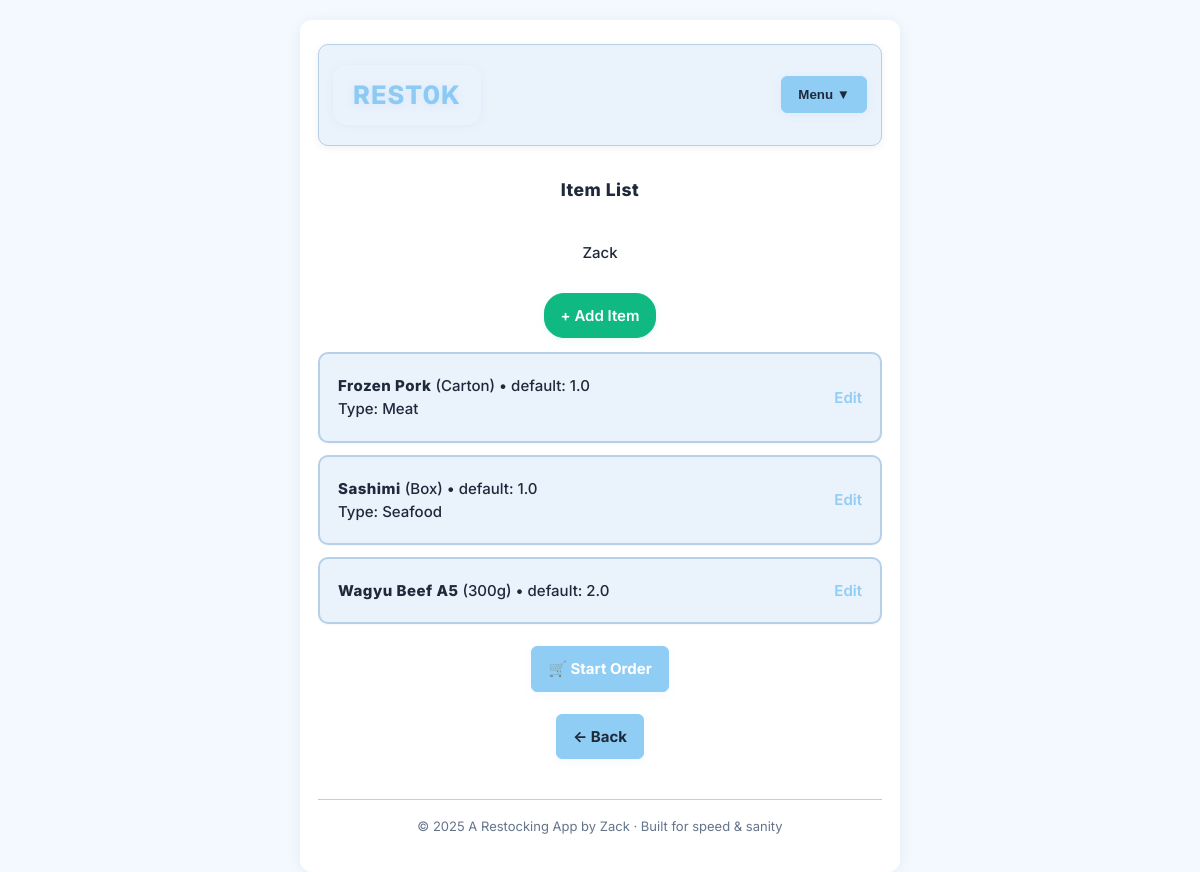
Page /suppliers/1/items on the committed database.
### models.py (models this page shows)
class Supplier(db.Model):
    __tablename__ = "suppliers"
    id = db.Column(db.Integer, primary_key=True)
    name = db.Column(db.String(100), nullable=False)
    email = db.Column(db.String(100), nullable=True)
    phone = db.Column(db.String(20), nullable=False)
    category = db.Column(db.String(64))
    notes = db.Column(db.Text, nullable=True)
    items = db.relationship("Item", backref="supplier", cascade="all, delete-orphan")

class Item(db.Model):
    __tablename__ = "items"
    id = db.Column(db.Integer, primary_key=True)
    supplier_id = db.Column(db.Integer, db.ForeignKey("suppliers.id"), nullable=False)
    name = db.Column(db.String(160), nullable=False)
    unit = db.Column(db.String(32), nullable=False)  # kg, pkt, carton, tin
    default_qty = db.Column(db.Float, nullable=False, default=1)
    item_type = db.Column(db.String(64), nullable=True)  # Dry, Frozen, Vegetables, etc.
    active = db.Column(db.Boolean, nullable=False, default=True)
    __table_args__ = (
        db.UniqueConstraint("supplier_id", "name", name="uq_item_per_supplier"),
    )

### app.py (the view)
    @app.get("/suppliers/<int:supplier_id>/items")
    def supplier_items(supplier_id):
        supplier = Supplier.query.get_or_404(supplier_id)
        items = (
            Item.query.filter_by(supplier_id=supplier.id, active=True)
            .order_by(Item.name.asc())
            .all()
        )
        return render_template("items_list.html", supplier=supplier, items=items)

### templates/items_list.html
{% extends "base.html" %}
{% block content %}
<h3> Item List </h3>
<p>{{ supplier.name }}</p>
<div class="row">
  <a href="/suppliers/{{ supplier.id }}/items/new" class="btn btn-add-item">+ Add Item</a>
</div>
<div class="grid">
  {% for it in items %}
  <div class="card row">
    <div style="flex:1">
      <div><strong>{{ it.name }}</strong> ({{ it.unit }}) • default: {{ it.default_qty }}</div>
      {% if it.item_type %}<div>Type: {{ it.item_type }}</div>{% endif %}
    </div>
    <a href="/items/{{ it.id }}/edit">Edit</a>
  </div>
  {% else %}
  <div class="card">No items yet. Add your first one.</div>
  {% endfor %}
</div>
<div class="row" style="margin: 8px 0;">
  <a href="/suppliers/{{ supplier.id }}/order" class="btn primary" style="color:#fff;">🛒 Start Order</a>
</div>
<div class="row" style="margin-bottom: 16px;">
  <a href="{{ url_for('suppliers_list') }}" class="btn" style="margin-left:0;">
    ← Back
  </a>
</div>
{% set back_url = url_for('suppliers_list') %}
{% endblock %}

### static/style.css (style rules this page uses)
*, *::before, *::after { box-sizing: border-box; }
html, body { height: 100%; margin: 0; font: var(--fs)/1.55 var(--font); color: var(--text); background: var(--bg); padding: 0; }
:root { --bg: #f4f8ff; --card: #eaf2fb; --text: #1e293b; --muted: #64748b; --brand: #90cdf4; --brand-600: #60a5fa; --accent: #90cdf4; --accent-600: #60a5fa; --border: #b6d0ea; --ring: rgba(96, 165, 250, .18); --shadow-sm: 0 1px 2px rgba(16, 24, 40, .04); --shadow: 0 2px 8px rgba(16, 24, 40, .06); --radius-sm: 6px; --radius: 10px; --radius-lg: 14px; --font: "Inter", system-ui, -apple-system, Segoe UI, Roboto, "Helvetica Neue", Arial, sans-serif; --fs-xs: 12px; --fs-sm: 13px; --fs: 15px; --fs-md: 16px; --fs-lg: 18px; --fs-xl: 22px; --sp-1: 6px; --sp-2: 10px; --sp-3: 12px; --sp-4: 14px; --sp-5: 16px; --sp-6: 20px; --sp-8: 24px; }
body { padding: var(--sp-6); -webkit-font-smoothing: antialiased; -moz-osx-font-smoothing: grayscale; }
.btn { display: inline-flex; align-items: center; gap: 8px; padding: 10px 16px; border-radius: var(--radius-sm); border: 1px solid var(--brand); background: linear-gradient(90deg, var(--brand) 70%, var(--accent) 100%); color: #1e293b; text-decoration: none; cursor: pointer; font-weight: 700; box-shadow: 0 2px 8px rgba(96,165,250,0.08); transition: background .15s, border-color .15s, box-shadow .15s; }
.btn.primary { background: linear-gradient(90deg, var(--accent) 60%, var(--brand) 100%); border-color: var(--accent); color: #fff; }
.card { background: var(--card); border: 2px solid var(--border); border-radius: var(--radius); box-shadow: var(--shadow-sm); padding: 20px 18px; overflow-wrap: break-word; word-break: break-word; box-sizing: border-box; }
.grid { display: flex; flex-direction: column; gap: var(--sp-3); width: 100%; align-items: center; }
.row { display: flex; flex-direction: row; gap: var(--sp-3); align-items: center; justify-content: center; width: 100%; flex-wrap: wrap; }
a, button, .btn, [role="button"] { outline: none; }
.btn, .btn.primary, .btn-add-item, .supplier-action-btn, .order-btn { background: var(--brand); color: #1e293b; border-color: var(--brand); font-weight: 700; box-shadow: 0 2px 8px rgba(96,165,250,0.08); border-radius: var(--radius-sm); transition: background .15s, border-color .15s, box-shadow .15s; }
.btn-add-item { background: #10b981; color: #fff; border-color: #10b981; font-weight: 600; border-radius: 20px; box-shadow: 0 2px 8px rgba(16,185,129,0.08); }
h1, h2, h3, h4, h5, h6 { font-family: var(--font); font-weight: 800; color: #1e293b; letter-spacing: 0.5px; margin-top: 0.8em; margin-bottom: 0.5em; background: none; }
body, p, li, td, th, label, span, div { font-family: var(--font); color: var(--text); font-weight: 500; background: none; }
strong, b { color: #1e293b; font-weight: 800; letter-spacing: 0.5px; }
a { color: var(--brand); text-decoration: none; font-weight: 600; transition: color 0.15s; }

### rows in the picture
Supplier: name "Zack"
Item: name "Frozen Pork", unit "Carton", default_qty "1.0", item_type "Meat"
Item: name "Sashimi", unit "Box", default_qty "1.0", item_type "Seafood"
Item: name "Wagyu Beef A5", unit "300g", default_qty "2.0"

### other values in the picture
{{ 2025 }} "2025"
